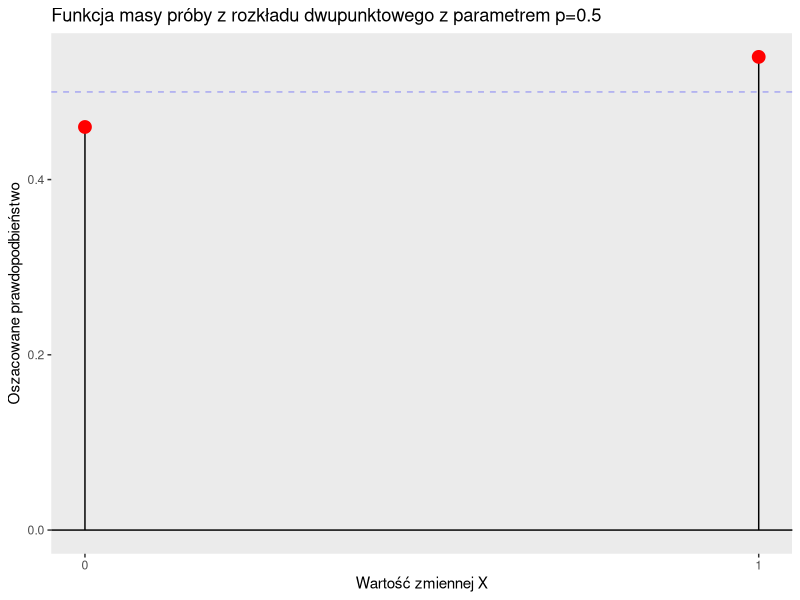
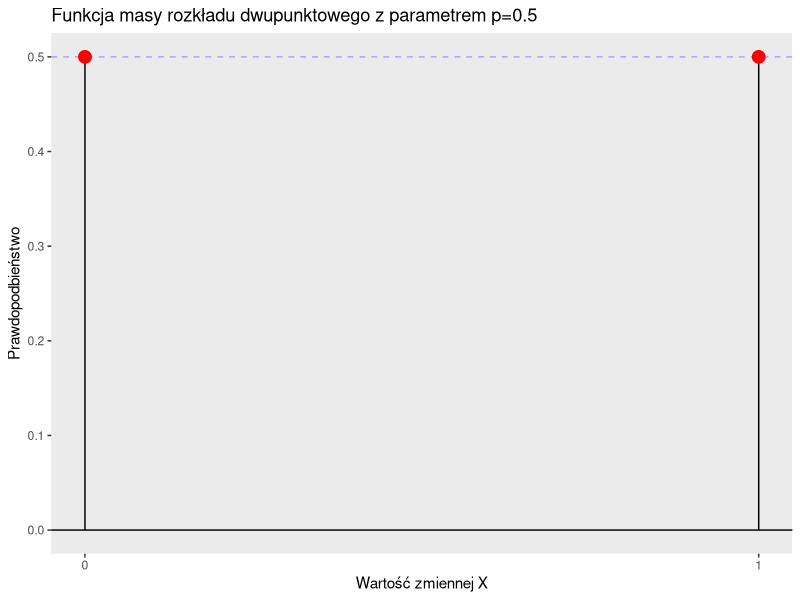
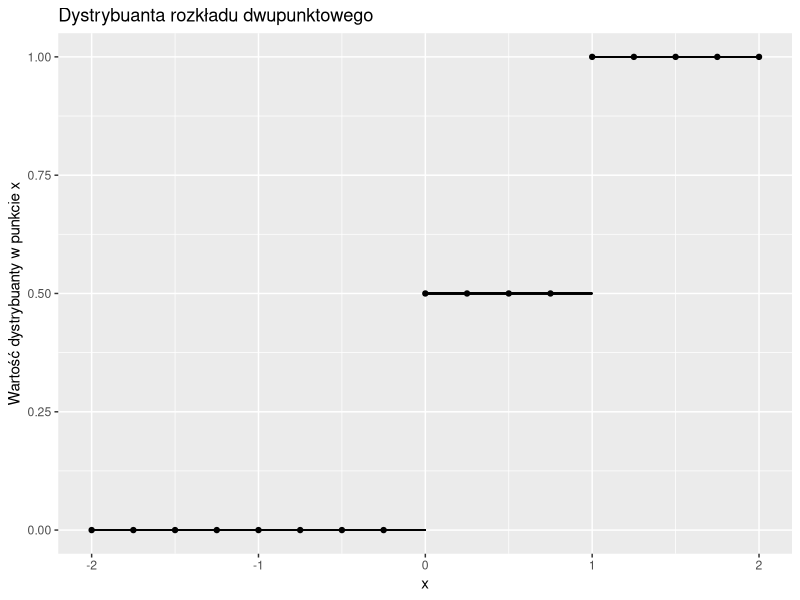
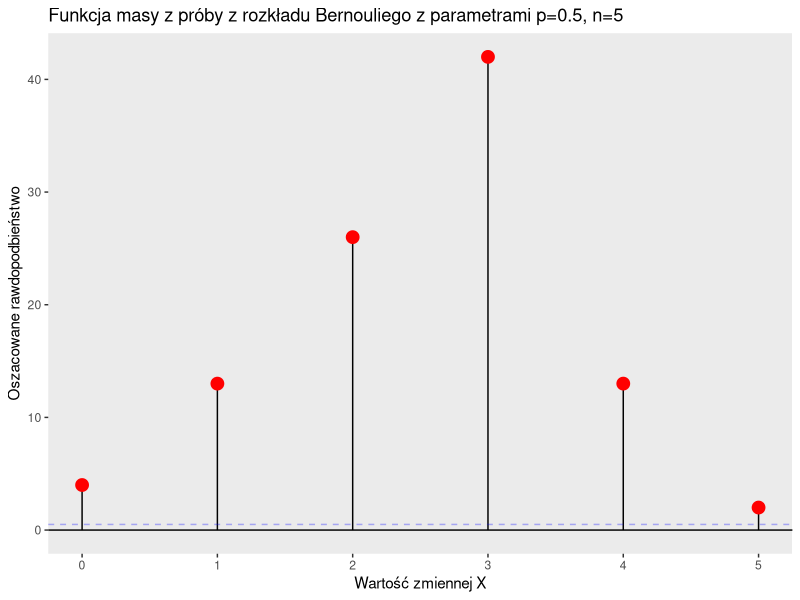
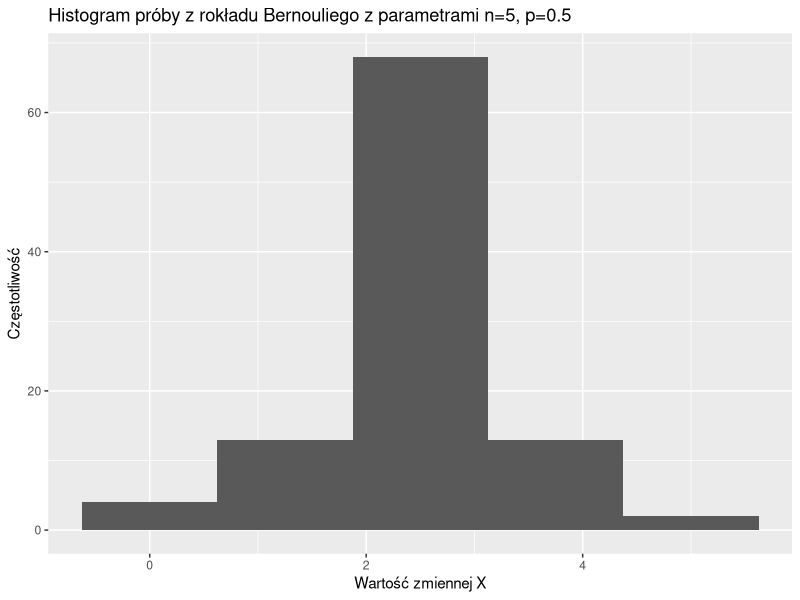
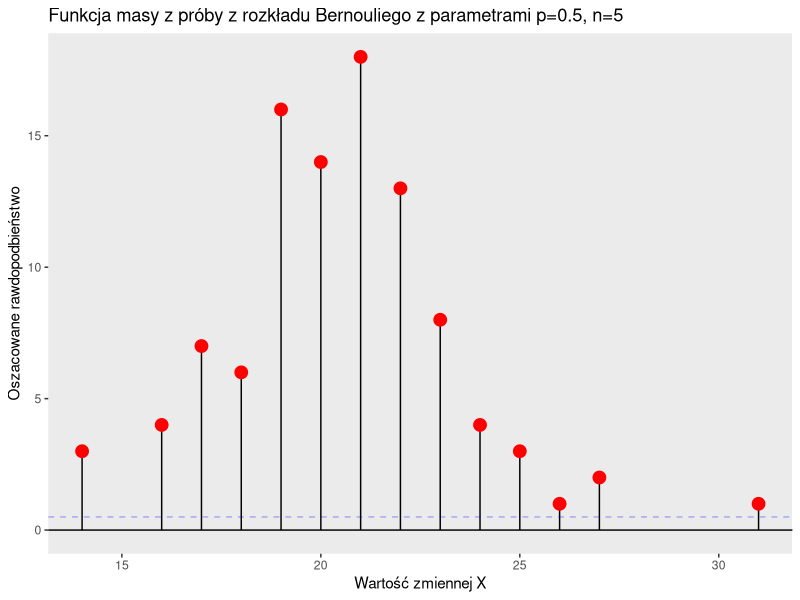
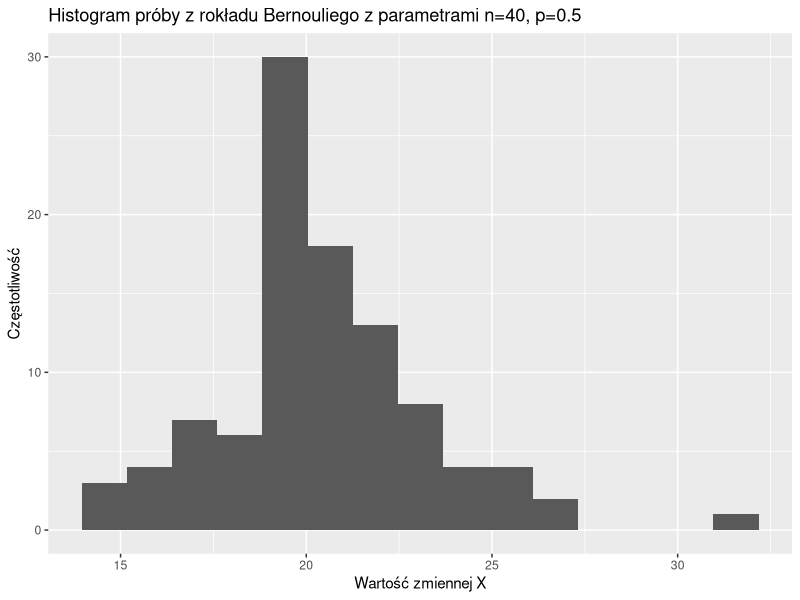

Source code (R) for these figures, in order:
## ---- chunk 1
library(tidyverse)
set.seed(196883)
## ---- chunk 2
coin_toss <- rbinom(n=100, size=1, prob=0.5)
coin_toss
## ---- chunk 3
coin_toss_table <- as_tibble(coin_toss) %>% group_by(value) %>% count() %>% mutate(n = n/length(coin_toss))
coin_toss_table
## ---- chunk 4
coin_toss_mass <- ggplot(data=coin_toss_table, aes(x=value, y=n)) +geom_segment(aes(x=value, y=rep(0, length(coin_toss_table)), xend=value, yend=n )) + geom_hline(yintercept = 0) + geom_hline(yintercept=0.5, linetype='dashed', alpha=0.3, color='blue') + geom_point(size = 4, color = 'red') + scale_x_continuous(breaks=c(0,1)) + xlab('Wartość zmiennej X') + ylab('Oszacowane prawdopodbieństwo') + ggtitle('Funkcja masy próby z rozkładu dwupunktowego z parametrem p=0.5') + theme(panel.grid.major = element_blank(), panel.grid.minor = element_blank())
## ---- chunk 5
coin_toss_mass
## ---- chunk 6
binom_mass <- tibble(point = c(0,1)) %>% mutate(mass = dbinom(point, size=1, prob=0.5))
binom_mass
## ---- chunk 7
binom_mass <- ggplot(data=binom_mass, aes(x=point, y=mass)) +geom_segment(aes(x=point, y=rep(0, length(mass)), xend=point, yend=mass )) + geom_hline(yintercept = 0) + geom_hline(yintercept=0.5, linetype='dashed', alpha=0.3, color='blue') + geom_point(size = 4, color = 'red') + scale_x_continuous(breaks=c(0,1)) + xlab('Wartość zmiennej X') + ylab('Prawdopodbieństwo') + ggtitle('Funkcja masy rozkładu dwupunktowego z parametrem p=0.5') + theme(panel.grid.major = element_blank(), panel.grid.minor = element_blank())
## ---- chunk 8
binom_mass
## ---- chunk 9
binom_cdf <- tibble(points=seq(-2,2,0.25)) %>% mutate(cdf = pbinom(points, size=1, prob=0.5))
binom_cdf
## ---- chunk 10
binom_cdf_plot <- ggplot(data=binom_cdf, aes(x=points, y=cdf)) + geom_point() + geom_segment(aes(x=(-2), y=0, xend=0, yend=0)) + geom_segment(aes(x=0, y=0.5, xend=1, yend=0.5)) + geom_segment(aes(x=1,y=1,xend=2,yend=1)) + xlab('x') + ylab('Wartość dystrybuanty w punkcie x') + ggtitle('Dystrybuanta rozkładu dwupunktowego')
## ---- chunk 11
binom_cdf_plot
## ---- chunk 12
bernouli_sample <-  as_tibble(rbinom(100, 5, p=0.5))
bernouli_sample
## ---- chunk 13
bernouli_mass <- as_tibble(bernouli_sample) %>% group_by(value) %>% count() %>% mutate(n = n/length(bernouli_sample))
## ---- chunk 14
bernouli_mass
## ---- chunk 15
bernouli_mass_plot <- ggplot(data=bernouli_mass, aes(x=value, y=n)) +geom_segment(aes(x=value, y=rep(0, length(value)), xend=value, yend=n )) + geom_hline(yintercept = 0) + geom_hline(yintercept=0.5, linetype='dashed', alpha=0.3, color='blue') + geom_point(size = 4, color = 'red') + xlab('Wartość zmiennej X') + ylab('Oszacowane rawdopodbieństwo') + ggtitle('Funkcja masy z próby z rozkładu Bernouliego z parametrami p=0.5, n=5') + theme(panel.grid.major = element_blank(), panel.grid.minor = element_blank())
## ---- chunk 16
bernouli_mass_plot
## ---- chunk 17
bernouli_hist <- ggplot(data=bernouli_sample, aes(x=value)) + geom_histogram(bins = 5) + ggtitle('Histogram próby z rokładu Bernouliego z parametrami n=5, p=0.5') + xlab('Wartość zmiennej X') + ylab('Częstotliwość')
## ---- chunk 18
bernouli_hist
## ---- chunk 19
bernouli_sample2 <- as_tibble(rbinom(100, size=40, p=0.5))
bernouli_sample2
## ---- chunk 20
bernouli_mass2 <- as_tibble(bernouli_sample2) %>% group_by(value) %>% count() %>% mutate(n = n/length(bernouli_sample))
bernouli_mass_plot2 <- ggplot(data=bernouli_mass2, aes(x=value, y=n)) +geom_segment(aes(x=value, y=rep(0, length(value)), xend=value, yend=n )) + geom_hline(yintercept = 0) + geom_hline(yintercept=0.5, linetype='dashed', alpha=0.3, color='blue') + geom_point(size = 4, color = 'red') + xlab('Wartość zmiennej X') + ylab('Oszacowane rawdopodbieństwo') + ggtitle('Funkcja masy z próby z rozkładu Bernouliego z parametrami p=0.5, n=5') + theme(panel.grid.major = element_blank(), panel.grid.minor = element_blank())
## ---- chunk 21
bernouli_mass_plot2
## ---- chunk 22
bernouli_hist2 <- ggplot(data=bernouli_sample2, aes(x=value)) + geom_histogram(bins = 15) + ggtitle('Histogram próby z rokładu Bernouliego z parametrami n=40, p=0.5') + xlab('Wartość zmiennej X') + ylab('Częstotliwość')
## ---- chunk 23
bernouli_hist2
## ---- chunk 24
uniform_sample <- as_tibble(runif(100))
uniform_sample
